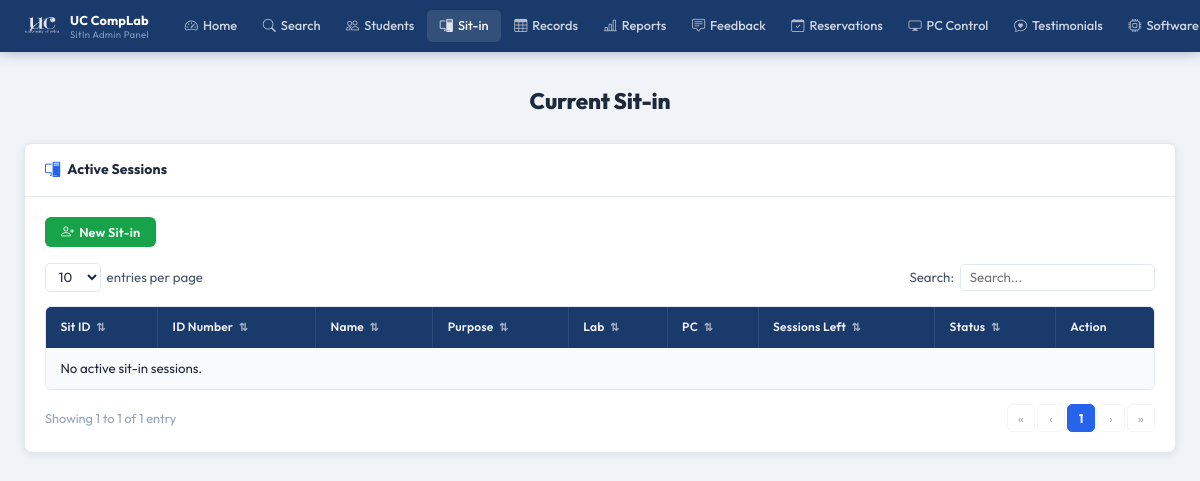
Page /pages/admin/sitin.php (signed in) on the earlier database version.
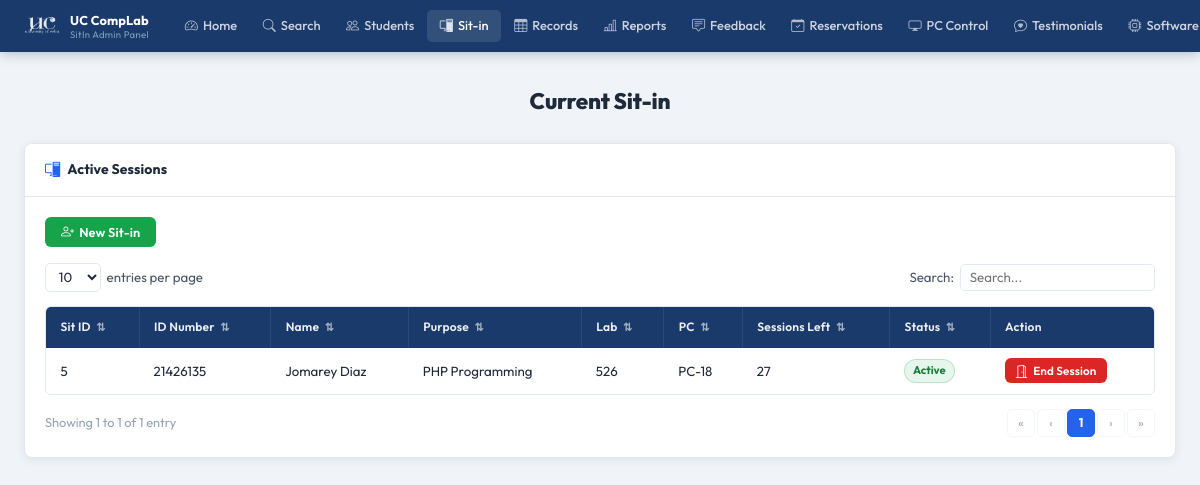
Same page on the later database version.
### tables this page shows
CREATE TABLE sit_in_logs (
            id          INTEGER PRIMARY KEY AUTOINCREMENT,
            user_id     INTEGER NOT NULL,
            lab_room    TEXT    NOT NULL,
            purpose     TEXT,
            status      TEXT    DEFAULT 'active',
            login_time  DATETIME DEFAULT CURRENT_TIMESTAMP,
            logout_time DATETIME, pc_number INTEGER,
            FOREIGN KEY (user_id) REFERENCES users(id) ON DELETE CASCADE
        );

CREATE TABLE users (
            id                 INTEGER PRIMARY KEY AUTOINCREMENT,
            first_name         TEXT    NOT NULL,
            last_name          TEXT    NOT NULL,
            middle_name        TEXT,
            student_id         TEXT    UNIQUE NOT NULL,
            course             TEXT    NOT NULL,
            course_level       INTEGER NOT NULL,
            email              TEXT    UNIQUE NOT NULL,
            address            TEXT    NOT NULL,
            password           TEXT    NOT NULL,
            remaining_sessions INTEGER DEFAULT 30,
            created_at         DATETIME DEFAULT CURRENT_TIMESTAMP
        , profile_picture TEXT, points INTEGER DEFAULT 0);

### pages/admin/sitin.php (the view, shortened to what this page needs)
<?php
$base = '../../';
$db = getDB();
$sitins = $db->query("
    SELECT s.id, u.id AS user_id, u.student_id,
           u.first_name || ' ' || u.last_name AS full_name,
           s.purpose, s.lab_room, u.remaining_sessions, s.status, s.login_time, s.pc_number
    FROM sit_in_logs s
    JOIN users u ON u.id = s.user_id
    WHERE s.logout_time IS NULL
    ORDER BY s.login_time DESC
")->fetchAll();
?>
<!DOCTYPE html>
<html lang="en">
<head>
  <link rel="stylesheet" href="<?= $base ?>assets/css/admin.css"/>
  <link rel="stylesheet" href="https://cdn.jsdelivr.net/npm/bootstrap-icons@1.11.3/font/bootstrap-icons.css"/>
</head>
<body>
<?php require_once __DIR__ . '/../../includes/admin-navbar.php'; ?>
<div class="admin-page">
  <div class="admin-inner">
    <h1 class="a-page-title">Current Sit-in</h1>
    <div class="a-card">
      <div class="a-card-header">
        <i class="bi bi-pc-display"></i> Active Sessions
      </div>
      <div class="a-card-body">
        <div style="margin-bottom:1rem;">
          <button class="a-btn a-btn-green" onclick="openModal('searchStudentModal')">
            <i class="bi bi-person-plus"></i> New Sit-in
          </button>
        </div>
        <div class="a-table-controls">
          <div class="a-entries-wrap">
            <select id="sitSelect" class="a-entries-select">
              <option>10</option><option>25</option><option>50</option>
            </select>
            <span>entries per page</span>
          </div>
          <div class="a-search-wrap">
            <label>Search:</label>
            <input type="text" id="sitSearch" class="a-search-box" placeholder="Search..."/>
          </div>
        </div>
        <div class="a-table-wrap">
          <table class="a-table" id="sitTable">
            <thead>
              <tr>
                <th class="a-sortable" data-col="0">Sit ID <span class="a-sort-icon">⇅</span></th>
                <th class="a-sortable" data-col="1">ID Number <span class="a-sort-icon">⇅</span></th>
                <th class="a-sortable" data-col="2">Name <span class="a-sort-icon">⇅</span></th>
                <th class="a-sortable" data-col="3">Purpose <span class="a-sort-icon">⇅</span></th>
                <th class="a-sortable" data-col="4">Lab <span class="a-sort-icon">⇅</span></th>
                <th class="a-sortable" data-col="5">PC <span class="a-sort-icon">⇅</span></th>
                <th class="a-sortable" data-col="6">Sessions Left <span class="a-sort-icon">⇅</span></th>
                <th class="a-sortable" data-col="7">Status <span class="a-sort-icon">⇅</span></th>
                <th>Action</th>
              </tr>
            </thead>
            <tbody id="sitBody">
              <?php if (empty($sitins)): ?>
                <tr class="a-table-empty">
                  <td colspan="9">No active sit-in sessions.</td>
                </tr>
              <?php else: ?>
                <?php foreach ($sitins as $row): ?>
                  <tr class="a-data-row">
                    <td><?= (int)$row['id'] ?></td>
                    <td><?= htmlspecialchars($row['student_id']) ?></td>
                    <td><?= htmlspecialchars($row['full_name']) ?></td>
                    <td><?= htmlspecialchars($row['purpose'] ?? '—') ?></td>
                    <td><?= htmlspecialchars($row['lab_room']) ?></td>
                    <td><?= $row['pc_number'] ? 'PC-'.str_pad($row['pc_number'],2,'0',STR_PAD_LEFT) : '—' ?></td>
                    <td><?= (int)$row['remaining_sessions'] ?></td>
                    <td><span class="a-badge badge-active">Active</span></td>
                    <td>
                      <form method="POST" action="sitin.php" style="display:inline;"
                        onsubmit="return confirm('End this session? One session will be deducted.')">
                        <button type="submit" class="a-btn a-btn-red a-btn-sm">
                          <i class="bi bi-door-open"></i> End Session
                        </button>
                      </form>
                    </td>
                  </tr>
                <?php endforeach; ?>
              <?php endif; ?>
            </tbody>
          </table>
        </div>
        <div class="a-table-footer">
          <div class="a-table-info" id="sitInfo"></div>
          <div class="a-pagination"  id="sitPag"></div>
        </div>
      </div>
    </div>
  </div>
</div>
</body>
</html>

Differences in the rows shown:
added sit_in_logs: id "5", user.student_id "21426135", full_name "Jomarey Diaz", purpose "PHP Programming", lab_room "526", pc_number "18", user.remaining_sessions "27"
Other differences:
text no longer shown: "No active sit-in sessions."
